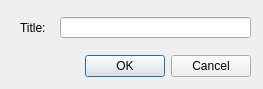
<?xml version="1.0" encoding="UTF-8"?>
<ui version="4.0">
 <class>editTitleWindow</class>
 <widget class="QDialog" name="editTitleWindow">
  <property name="geometry">
   <rect>
    <x>0</x>
    <y>0</y>
    <width>263</width>
    <height>89</height>
   </rect>
  </property>
  <property name="windowTitle">
   <string>Edit title</string>
  </property>
  <widget class="QDialogButtonBox" name="buttonBox">
   <property name="geometry">
    <rect>
     <x>30</x>
     <y>50</y>
     <width>221</width>
     <height>32</height>
    </rect>
   </property>
   <property name="orientation">
    <enum>Qt::Horizontal</enum>
   </property>
   <property name="standardButtons">
    <set>QDialogButtonBox::Cancel|QDialogButtonBox::Ok</set>
   </property>
  </widget>
  <widget class="QLineEdit" name="editTitleInputField">
   <property name="geometry">
    <rect>
     <x>60</x>
     <y>17</y>
     <width>191</width>
     <height>21</height>
    </rect>
   </property>
  </widget>
  <widget class="QLabel" name="label">
   <property name="geometry">
    <rect>
     <x>20</x>
     <y>20</y>
     <width>60</width>
     <height>16</height>
    </rect>
   </property>
   <property name="text">
    <string>Title:</string>
   </property>
  </widget>
 </widget>
 <resources/>
 <connections>
  <connection>
   <sender>buttonBox</sender>
   <signal>accepted()</signal>
   <receiver>editTitleWindow</receiver>
   <slot>accept()</slot>
   <hints>
    <hint type="sourcelabel">
     <x>248</x>
     <y>254</y>
    </hint>
    <hint type="destinationlabel">
     <x>157</x>
     <y>274</y>
    </hint>
   </hints>
  </connection>
  <connection>
   <sender>buttonBox</sender>
   <signal>rejected()</signal>
   <receiver>editTitleWindow</receiver>
   <slot>reject()</slot>
   <hints>
    <hint type="sourcelabel">
     <x>316</x>
     <y>260</y>
    </hint>
    <hint type="destinationlabel">
     <x>286</x>
     <y>274</y>
    </hint>
   </hints>
  </connection>
 </connections>
</ui>
